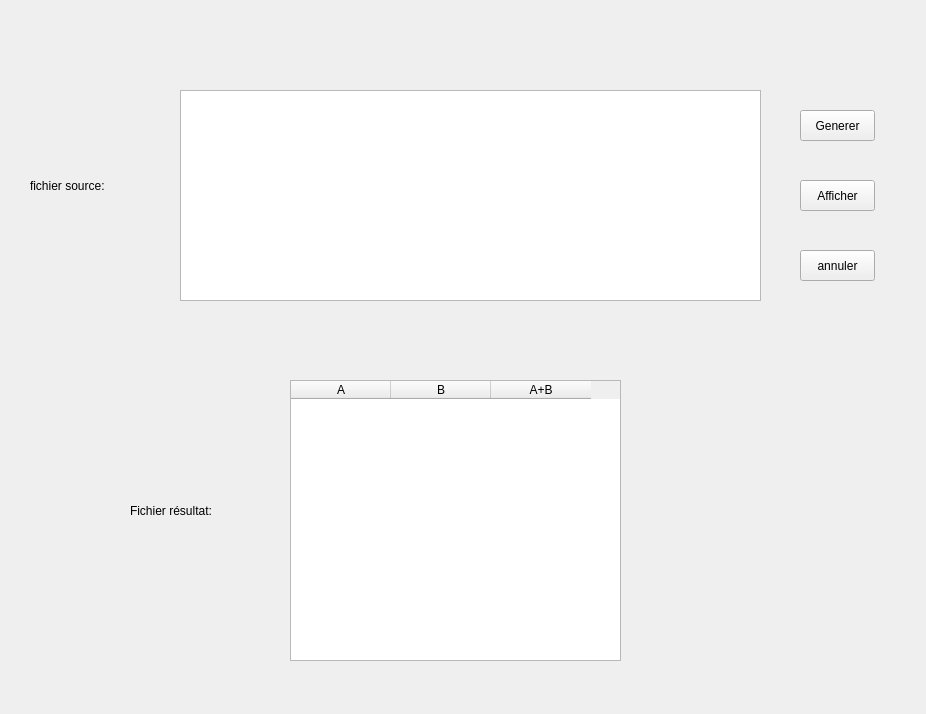
<?xml version="1.0" encoding="UTF-8"?>
<ui version="4.0">
 <class>TP2Graphique</class>
 <widget class="QMainWindow" name="TP2Graphique">
  <property name="geometry">
   <rect>
    <x>0</x>
    <y>0</y>
    <width>926</width>
    <height>714</height>
   </rect>
  </property>
  <property name="windowTitle">
   <string>MainWindow</string>
  </property>
  <widget class="QWidget" name="d">
   <widget class="QLabel" name="label">
    <property name="geometry">
     <rect>
      <x>30</x>
      <y>170</y>
      <width>141</width>
      <height>31</height>
     </rect>
    </property>
    <property name="styleSheet">
     <string notr="true">font: 75 16pt &quot;MS Shell Dlg 2&quot;;</string>
    </property>
    <property name="text">
     <string>fichier source: </string>
    </property>
   </widget>
   <widget class="QLabel" name="label_2">
    <property name="geometry">
     <rect>
      <x>130</x>
      <y>470</y>
      <width>151</width>
      <height>81</height>
     </rect>
    </property>
    <property name="styleSheet">
     <string notr="true">font: 75 16pt &quot;MS Shell Dlg 2&quot;;</string>
    </property>
    <property name="text">
     <string>Fichier résultat: </string>
    </property>
   </widget>
   <widget class="QListWidget" name="src">
    <property name="geometry">
     <rect>
      <x>180</x>
      <y>90</y>
      <width>581</width>
      <height>211</height>
     </rect>
    </property>
    <property name="styleSheet">
     <string notr="true">font: 75 16pt &quot;MS Shell Dlg 2&quot;;</string>
    </property>
   </widget>
   <widget class="QTableWidget" name="res">
    <property name="geometry">
     <rect>
      <x>290</x>
      <y>380</y>
      <width>331</width>
      <height>281</height>
     </rect>
    </property>
    <property name="styleSheet">
     <string notr="true">font: 75 14pt &quot;MS Shell Dlg 2&quot;;</string>
    </property>
    <column>
     <property name="text">
      <string>A</string>
     </property>
    </column>
    <column>
     <property name="text">
      <string>B</string>
     </property>
    </column>
    <column>
     <property name="text">
      <string>A+B</string>
     </property>
    </column>
   </widget>
   <widget class="QPushButton" name="bt1">
    <property name="geometry">
     <rect>
      <x>800</x>
      <y>110</y>
      <width>75</width>
      <height>31</height>
     </rect>
    </property>
    <property name="styleSheet">
     <string notr="true">font: 75 12pt &quot;MS Shell Dlg 2&quot;;</string>
    </property>
    <property name="text">
     <string>Generer</string>
    </property>
   </widget>
   <widget class="QPushButton" name="bt2">
    <property name="geometry">
     <rect>
      <x>800</x>
      <y>180</y>
      <width>75</width>
      <height>31</height>
     </rect>
    </property>
    <property name="styleSheet">
     <string notr="true">font: 75 12pt &quot;MS Shell Dlg 2&quot;;</string>
    </property>
    <property name="text">
     <string>Afficher</string>
    </property>
   </widget>
   <widget class="QPushButton" name="bt3">
    <property name="geometry">
     <rect>
      <x>800</x>
      <y>250</y>
      <width>75</width>
      <height>31</height>
     </rect>
    </property>
    <property name="styleSheet">
     <string notr="true">font: 75 12pt &quot;MS Shell Dlg 2&quot;;</string>
    </property>
    <property name="text">
     <string>annuler</string>
    </property>
   </widget>
  </widget>
 </widget>
 <resources/>
 <connections/>
</ui>
